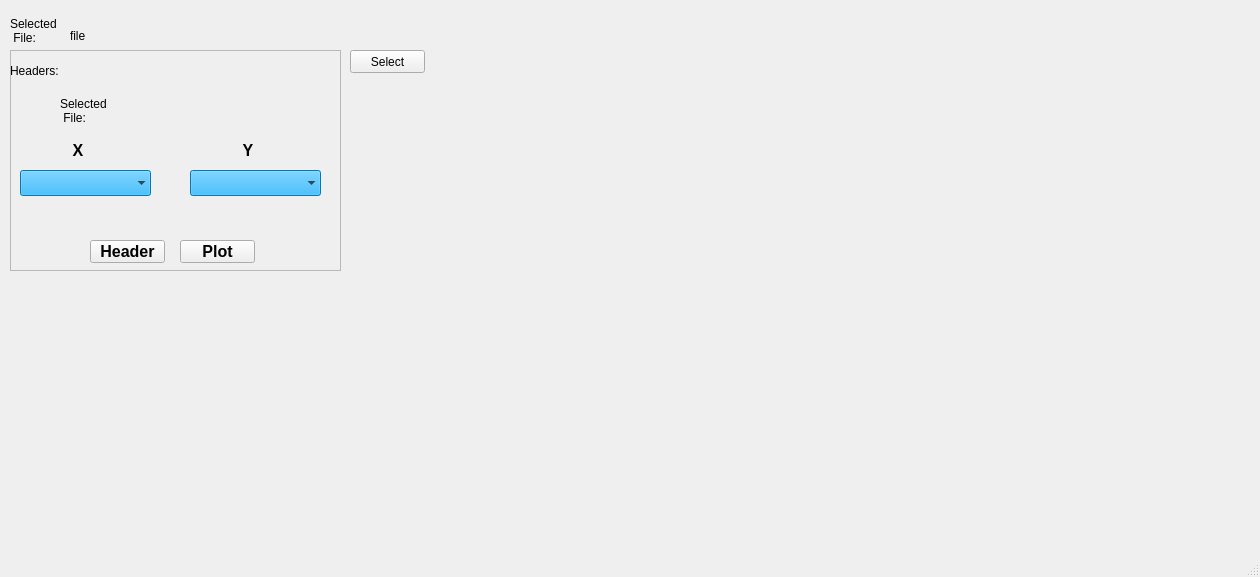
<?xml version="1.0" encoding="UTF-8"?>
<ui version="4.0">
 <class>MainWindow</class>
 <widget class="QMainWindow" name="MainWindow">
  <property name="geometry">
   <rect>
    <x>0</x>
    <y>0</y>
    <width>1260</width>
    <height>577</height>
   </rect>
  </property>
  <property name="windowTitle">
   <string>MainWindow</string>
  </property>
  <property name="toolButtonStyle">
   <enum>Qt::ToolButtonIconOnly</enum>
  </property>
  <property name="tabShape">
   <enum>QTabWidget::Rounded</enum>
  </property>
  <widget class="QWidget" name="centralwidget">
   <widget class="QPushButton" name="select_btn">
    <property name="geometry">
     <rect>
      <x>350</x>
      <y>50</y>
      <width>75</width>
      <height>23</height>
     </rect>
    </property>
    <property name="text">
     <string>Select</string>
    </property>
   </widget>
   <widget class="QLabel" name="label">
    <property name="geometry">
     <rect>
      <x>70</x>
      <y>20</y>
      <width>941</width>
      <height>31</height>
     </rect>
    </property>
    <property name="text">
     <string>file</string>
    </property>
   </widget>
   <widget class="QLabel" name="label_2">
    <property name="geometry">
     <rect>
      <x>10</x>
      <y>10</y>
      <width>51</width>
      <height>41</height>
     </rect>
    </property>
    <property name="text">
     <string>Selected
 File:</string>
    </property>
   </widget>
   <widget class="QFrame" name="frame">
    <property name="geometry">
     <rect>
      <x>10</x>
      <y>50</y>
      <width>331</width>
      <height>221</height>
     </rect>
    </property>
    <property name="acceptDrops">
     <bool>false</bool>
    </property>
    <property name="frameShape">
     <enum>QFrame::StyledPanel</enum>
    </property>
    <property name="frameShadow">
     <enum>QFrame::Raised</enum>
    </property>
    <widget class="QLabel" name="label_3">
     <property name="geometry">
      <rect>
       <x>0</x>
       <y>10</y>
       <width>171</width>
       <height>21</height>
      </rect>
     </property>
     <property name="text">
      <string>Headers:</string>
     </property>
    </widget>
    <widget class="QLabel" name="header_label">
     <property name="geometry">
      <rect>
       <x>50</x>
       <y>20</y>
       <width>71</width>
       <height>81</height>
      </rect>
     </property>
     <property name="text">
      <string>Selected
 File:</string>
     </property>
    </widget>
    <widget class="QPushButton" name="head_btn">
     <property name="geometry">
      <rect>
       <x>80</x>
       <y>190</y>
       <width>75</width>
       <height>23</height>
      </rect>
     </property>
     <property name="font">
      <font>
       <pointsize>12</pointsize>
       <weight>75</weight>
       <bold>true</bold>
      </font>
     </property>
     <property name="text">
      <string>Header</string>
     </property>
    </widget>
    <widget class="QComboBox" name="x_cmb_box">
     <property name="geometry">
      <rect>
       <x>10</x>
       <y>120</y>
       <width>131</width>
       <height>26</height>
      </rect>
     </property>
     <property name="autoFillBackground">
      <bool>false</bool>
     </property>
     <property name="styleSheet">
      <string notr="true">background-color: rgb(0, 170, 255);</string>
     </property>
     <property name="frame">
      <bool>false</bool>
     </property>
    </widget>
    <widget class="QLabel" name="label_4">
     <property name="geometry">
      <rect>
       <x>60</x>
       <y>90</y>
       <width>16</width>
       <height>20</height>
      </rect>
     </property>
     <property name="font">
      <font>
       <pointsize>12</pointsize>
       <weight>75</weight>
       <bold>true</bold>
      </font>
     </property>
     <property name="text">
      <string>X</string>
     </property>
     <property name="alignment">
      <set>Qt::AlignCenter</set>
     </property>
    </widget>
    <widget class="QLabel" name="label_5">
     <property name="geometry">
      <rect>
       <x>230</x>
       <y>90</y>
       <width>16</width>
       <height>20</height>
      </rect>
     </property>
     <property name="font">
      <font>
       <pointsize>12</pointsize>
       <weight>75</weight>
       <bold>true</bold>
      </font>
     </property>
     <property name="text">
      <string>Y</string>
     </property>
     <property name="alignment">
      <set>Qt::AlignCenter</set>
     </property>
    </widget>
    <widget class="QComboBox" name="y_cmb_box">
     <property name="geometry">
      <rect>
       <x>180</x>
       <y>120</y>
       <width>131</width>
       <height>26</height>
      </rect>
     </property>
     <property name="autoFillBackground">
      <bool>false</bool>
     </property>
     <property name="styleSheet">
      <string notr="true">background-color: rgb(0, 170, 255);</string>
     </property>
     <property name="frame">
      <bool>false</bool>
     </property>
    </widget>
    <widget class="QPushButton" name="plot_btn">
     <property name="geometry">
      <rect>
       <x>170</x>
       <y>190</y>
       <width>75</width>
       <height>23</height>
      </rect>
     </property>
     <property name="font">
      <font>
       <pointsize>12</pointsize>
       <weight>75</weight>
       <bold>true</bold>
      </font>
     </property>
     <property name="text">
      <string>Plot</string>
     </property>
    </widget>
   </widget>
  </widget>
  <widget class="QMenuBar" name="menubar">
   <property name="geometry">
    <rect>
     <x>0</x>
     <y>0</y>
     <width>1260</width>
     <height>22</height>
    </rect>
   </property>
  </widget>
  <widget class="QStatusBar" name="statusbar"/>
 </widget>
 <resources/>
 <connections/>
</ui>
